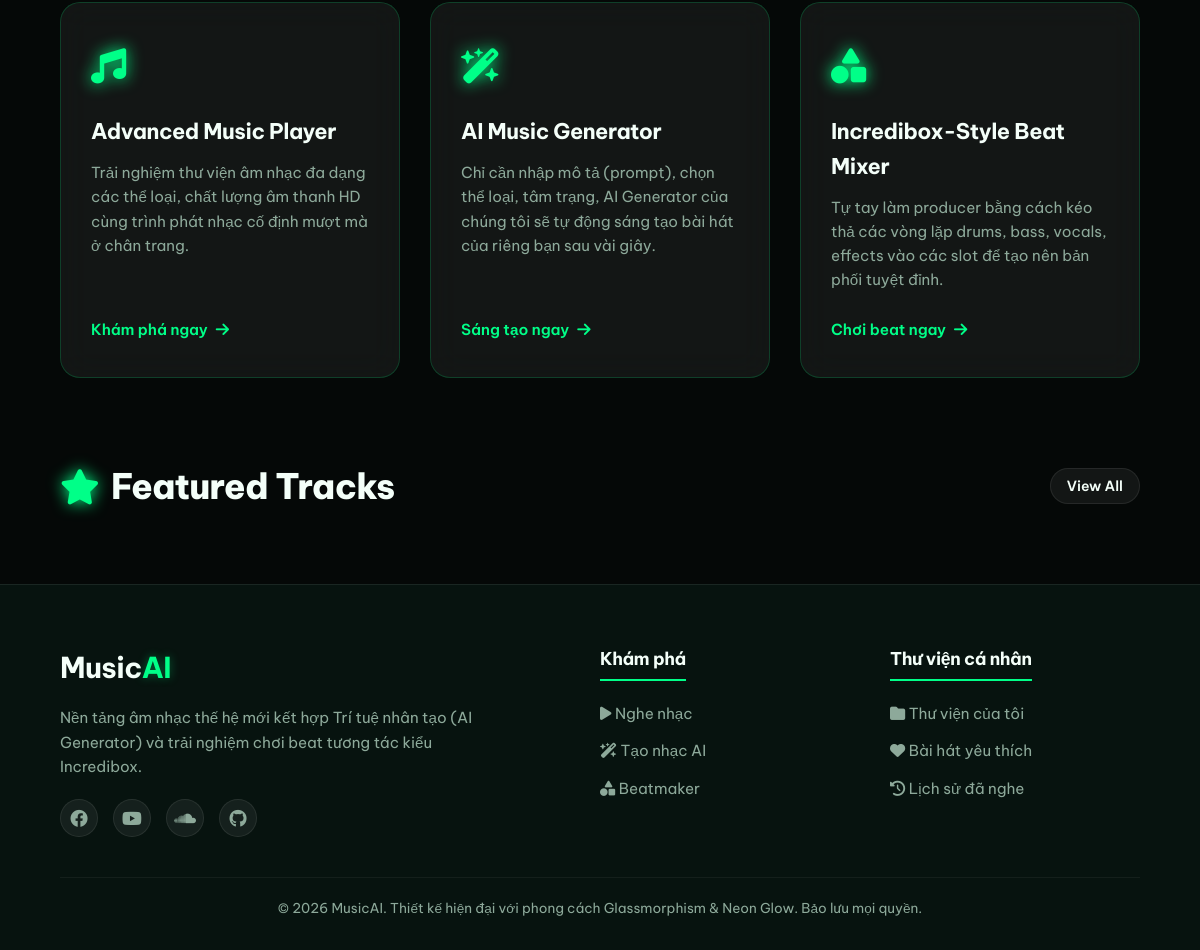
Before: / (lower part) with the older database file.
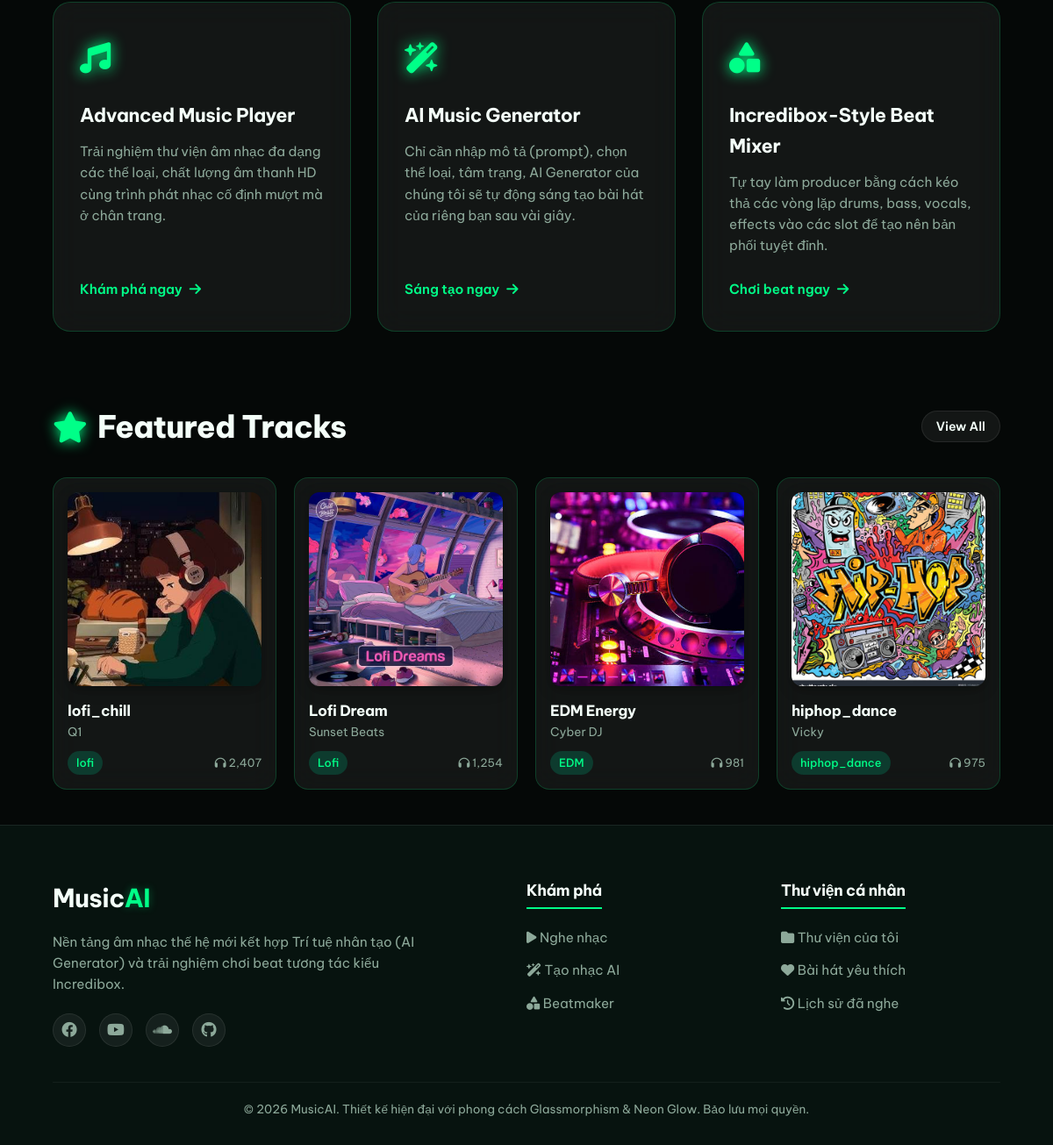
After: the same page with the newer database file.
### tables this page shows
CREATE TABLE `songs` (
  `id` int(11) NOT NULL,
  `title` varchar(150) NOT NULL COMMENT 'Tiêu đề bài hát',
  `artist` varchar(100) NOT NULL COMMENT 'Tên ca sĩ / nhóm nhạc',
  `genre` varchar(50) NOT NULL COMMENT 'Thể loại âm nhạc',
  `audio_file` varchar(255) NOT NULL COMMENT 'Đường dẫn tệp tin âm nhạc (.mp3)',
  `thumbnail` varchar(255) DEFAULT NULL COMMENT 'Đường dẫn ảnh bìa bài hát',
  `plays` int(11) DEFAULT 0 COMMENT 'Tổng số lượt phát nhạc',
  `created_at` timestamp NOT NULL DEFAULT current_timestamp()
);

### config/config.php (called while the page is built, shortened)
<?php
function url($path = '') {
    return BASE_URL . ltrim($path, '/');
}
function sanitize($data) {
    return htmlspecialchars(strip_tags(trim($data)), ENT_QUOTES, 'UTF-8');
}

### index.php (the view, shortened to what this page needs)
<?php
require_once __DIR__ . '/includes/header.php';
$featured_songs = [];
if ($db_connected && $conn) {
    try {
        $stmt = $conn->query("SELECT * FROM songs ORDER BY plays DESC LIMIT 4");
        $featured_songs = $stmt->fetchAll();
    } catch (PDOException $e) {
        $featured_songs = array_slice($fallback_songs, 0, 4);
    }
} else {
    $featured_songs = array_slice($fallback_songs, 0, 4);
}
?>
<section class="container features-section">
    <div class="grid-3">
        <div class="glass-card feature-card">
            <div class="feature-icon"><i class="fa-solid fa-music"></i></div>
            <h3>Advanced Music Player</h3>
            <p>Trải nghiệm thư viện âm nhạc đa dạng các thể loại, chất lượng âm thanh HD cùng trình phát nhạc cố định mượt mà ở chân trang.</p>
            <a href="<?php echo url('music.php'); ?>" class="feature-link">Khám phá ngay <i class="fa-solid fa-arrow-right"></i></a>
        </div>
        <div class="glass-card feature-card">
            <div class="feature-icon"><i class="fa-solid fa-wand-magic-sparkles"></i></div>
            <h3>AI Music Generator</h3>
            <p>Chỉ cần nhập mô tả (prompt), chọn thể loại, tâm trạng, AI Generator của chúng tôi sẽ tự động sáng tạo bài hát của riêng bạn sau vài giây.</p>
            <a href="<?php echo url('generate.php'); ?>" class="feature-link">Sáng tạo ngay <i class="fa-solid fa-arrow-right"></i></a>
        </div>
        <div class="glass-card feature-card">
            <div class="feature-icon"><i class="fa-solid fa-shapes"></i></div>
            <h3>Incredibox-Style Beat Mixer</h3>
            <p>Tự tay làm producer bằng cách kéo thả các vòng lặp drums, bass, vocals, effects vào các slot để tạo nên bản phối tuyệt đỉnh.</p>
            <a href="<?php echo url('beatmaker.php'); ?>" class="feature-link">Chơi beat ngay <i class="fa-solid fa-arrow-right"></i></a>
        </div>
    </div>
</section>
<section class="container featured-tracks-section">
    <div class="section-header-row">
        <h2 class="section-title"><i class="fa-solid fa-star"></i> Featured Tracks</h2>
        <a href="<?php echo url('music.php'); ?>" class="btn btn-secondary btn-sm">View All</a>
    </div>
    <div class="grid-4">
        <?php foreach ($featured_songs as $song): ?>
            <?php
                $cover_src = 'assets/images/default_song.jpg';
                if (!empty($song['thumbnail'])) {
                    $cover_src = (strpos($song['thumbnail'], 'assets/') === 0 || strpos($song['thumbnail'], 'storage/') === 0)
                        ? $song['thumbnail']
                        : 'storage/thumbnails/' . $song['thumbnail'];
                }
            ?>
            <div class="glass-card song-card">
                <div class="song-cover-wrapper">
                    <img src="<?php echo url($cover_src); ?>" alt="<?php echo sanitize($song['title']); ?>" class="song-card-cover">
                </div>
                <div class="song-card-info">
                    <h4 class="song-card-title"><?php echo sanitize($song['title']); ?></h4>
                    <p class="song-card-artist"><?php echo sanitize($song['artist']); ?></p>
                </div>
                <div class="song-card-meta">
                    <span class="genre-tag"><?php echo sanitize($song['genre']); ?></span>
                    <span class="plays-count"><i class="fa-solid fa-headphones"></i> <?php echo number_format($song['plays']); ?></span>
                </div>
            </div>
        <?php endforeach; ?>
    </div>
</section>
<?php require_once __DIR__ . '/includes/footer.php'; ?>

Changed rows visible on the page:
added songs: thumbnail (picture), title "lofi_chill", artist "Q1", genre "lofi", plays "2,407"
added songs: thumbnail (picture), title "Lofi Dream", artist "Sunset Beats", genre "Lofi", plays "1,254"
added songs: thumbnail (picture), title "EDM Energy", artist "Cyber DJ", genre "EDM", plays "981"
added songs: thumbnail (picture), title "hiphop_dance", artist "Vicky", genre "hiphop_dance", plays "975"
